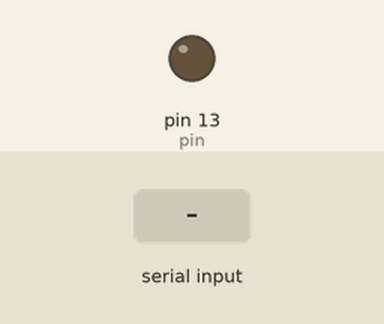
Simulated run of this sketch. Board: Arduino Mega 2560, built with avr-gcc and run on an emulated ATmega2560. On the bench: output pins drawn as LEDs (lit = HIGH). Inputs (shaded band) come from the test bench.

Above: at 1.2 s.
1.3 s: "1" received over the second serial link
At 2.2 s:
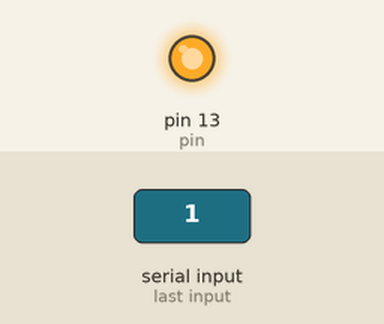
2.8 s: "0" received over the second serial link
At 3.3 s:
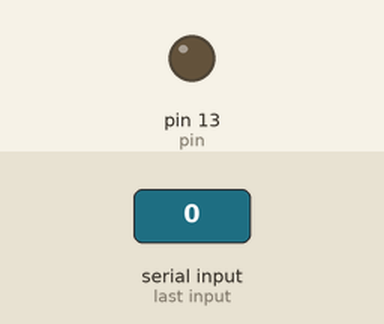
Timing chart, 0 to 5.8 s (numbered marks = the images above; inputs shaded):
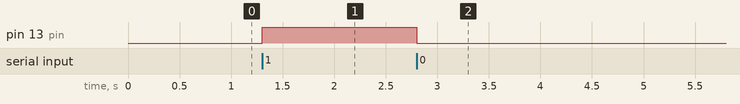

Measured:
- after the input at 1.3 s, pin 13 (pin): LOW → HIGH at once
- after the input at 2.8 s, pin 13 (pin): HIGH → LOW at once

The sketch:

Blink_D13.ino
```cpp
// (licence header left out)
const int pin = 13;

void setup() {
    // open serial connection to USB Serial
    Serial.begin(115200);
    // open internal serial connection to MT7688
    Serial1.begin(57600);
    // in MT7688, this maps to device
    pinMode(pin, OUTPUT);
}

void loop() {
    // read from MT7688
    int c = Serial1.read();
    if (c != -1) {
        switch(c) {
            // turn off D13 when receiving "0"
            case '0':
                digitalWrite(pin, 0);
                break;
            // turn on D13 when receiving "1"
            case '1':
                digitalWrite(pin, 1);
                break;
        }
    }
}
```
